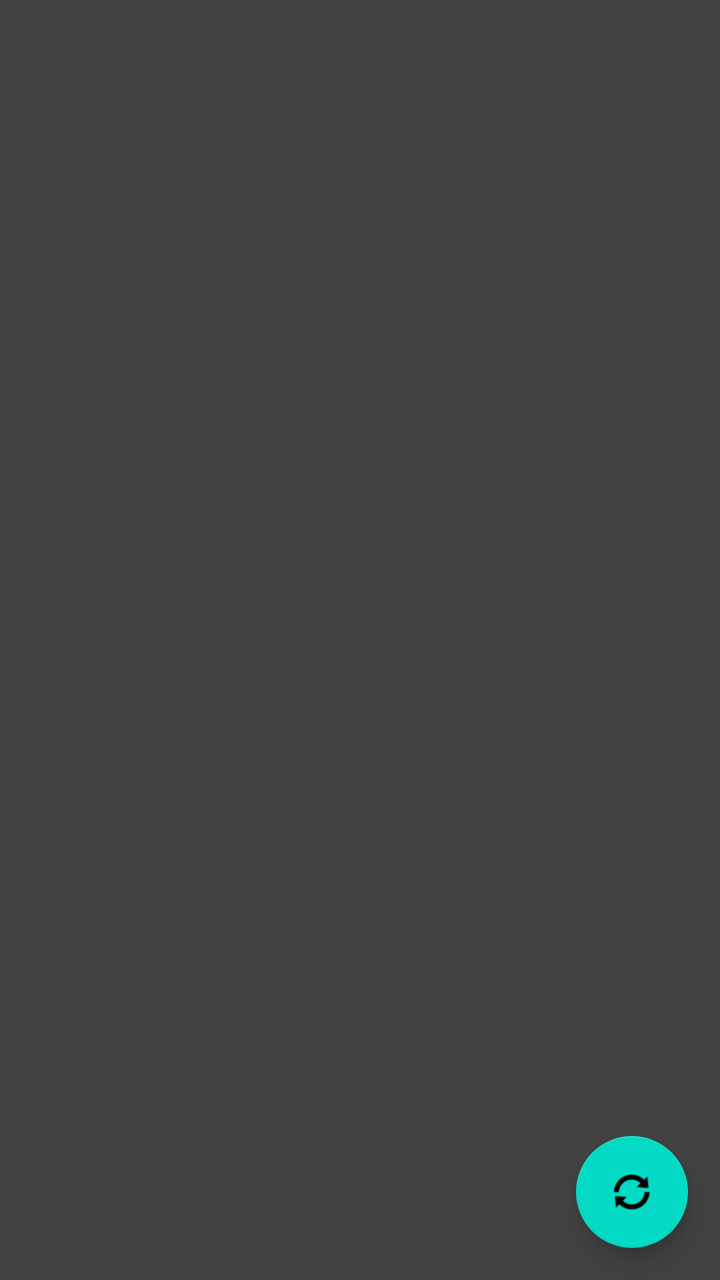
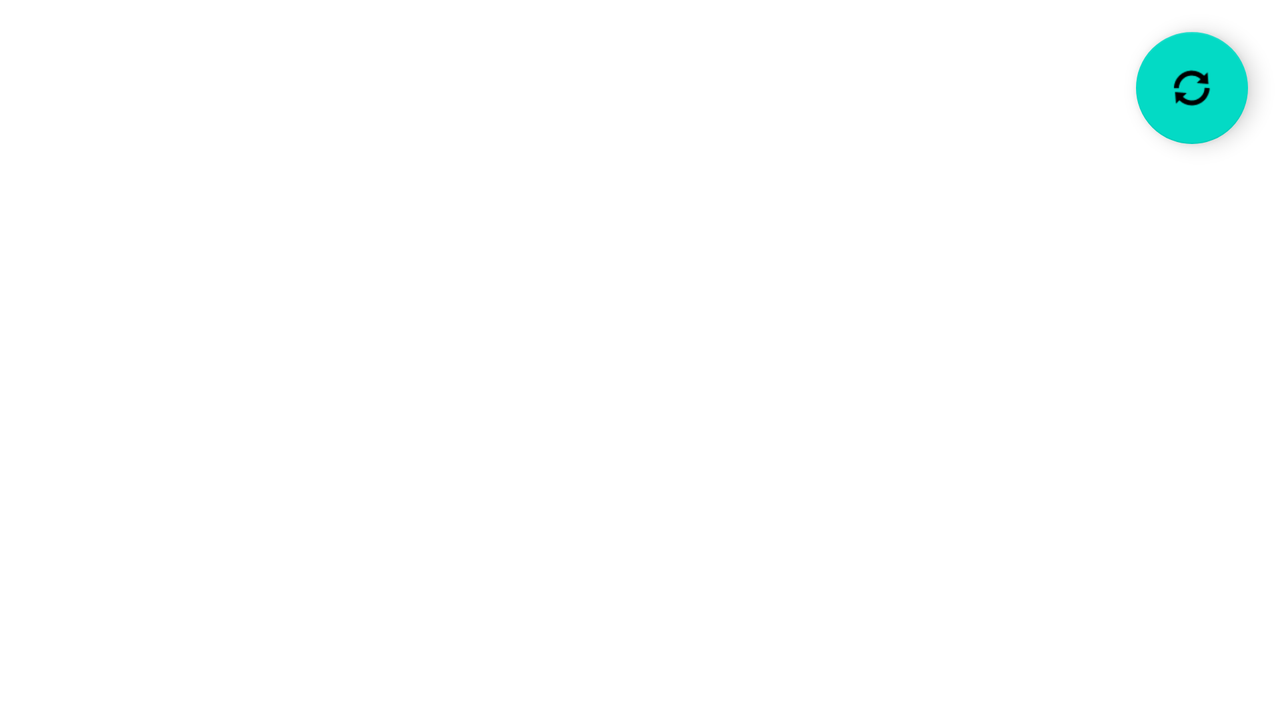

Two renders of one Android screen. The first uses the default layout on a phone; the second uses the alternative layout the repository ships for a different screen configuration, on a matching device. The two XML files are below.
<!-- AndroidManifest.xml: application theme Theme.AppTest3 -->
<!-- res/layout/activity_main.xml -->
<?xml version="1.0" encoding="utf-8"?>
<androidx.constraintlayout.widget.ConstraintLayout xmlns:android="http://schemas.android.com/apk/res/android"
    xmlns:app="http://schemas.android.com/apk/res-auto"
    xmlns:tools="http://schemas.android.com/tools"
    android:layout_width="match_parent"
    android:layout_height="match_parent"
    tools:context=".activities.MainActivity">

    <androidx.recyclerview.widget.RecyclerView
        android:id="@+id/recycler_list"
        android:layout_width="match_parent"
        android:layout_height="match_parent"
        app:layout_constraintBottom_toBottomOf="parent"
        app:layout_constraintEnd_toEndOf="parent"
        app:layout_constraintStart_toStartOf="parent"
        android:background="@color/cardview_dark_background"
        app:layout_constraintTop_toTopOf="parent" />

    <com.google.android.material.floatingactionbutton.FloatingActionButton
        android:id="@+id/fab_refressh"
        android:layout_width="wrap_content"
        android:layout_height="wrap_content"
        android:layout_marginEnd="16dp"
        android:layout_marginBottom="16dp"
        android:clickable="true"
        app:layout_constraintBottom_toBottomOf="@+id/recycler_list"
        app:layout_constraintEnd_toEndOf="@+id/recycler_list"
        app:srcCompat="@android:drawable/ic_popup_sync" />

</androidx.constraintlayout.widget.ConstraintLayout>
<!-- resources referenced by this layout -->
<resources>
  <style name="Theme.AppTest3" parent="Theme.MaterialComponents.DayNight.DarkActionBar">
          
          <item name="colorPrimary">@color/purple_500</item>
          <item name="colorPrimaryVariant">@color/purple_700</item>
          <item name="colorOnPrimary">@color/white</item>
          
          <item name="colorSecondary">@color/teal_200</item>
          <item name="colorSecondaryVariant">@color/teal_700</item>
          <item name="colorOnSecondary">@color/black</item>
          
          <item name="android:statusBarColor" tools:targetApi="l">?attr/colorPrimaryVariant</item>
          
      </style>
</resources>
<!-- res/layout-land/activity_main.xml (the author's variant of the layout above) -->
<!-- drawn on the phone turned sideways -->
<?xml version="1.0" encoding="utf-8"?>
<androidx.constraintlayout.widget.ConstraintLayout xmlns:android="http://schemas.android.com/apk/res/android"
    xmlns:app="http://schemas.android.com/apk/res-auto"
    xmlns:tools="http://schemas.android.com/tools"
    android:layout_width="match_parent"
    android:layout_height="match_parent"
    tools:context=".activities.MainActivity">

    <androidx.recyclerview.widget.RecyclerView
        android:id="@+id/recycler_list"
        android:layout_width="match_parent"
        android:layout_height="match_parent"
        app:layout_constraintBottom_toBottomOf="parent"
        app:layout_constraintEnd_toEndOf="parent"
        app:layout_constraintStart_toStartOf="parent"
        app:layout_constraintTop_toTopOf="parent" />

    <com.google.android.material.floatingactionbutton.FloatingActionButton
        android:id="@+id/fab_refressh"
        android:layout_width="wrap_content"
        android:layout_height="wrap_content"
        android:layout_marginTop="16dp"
        android:layout_marginEnd="16dp"
        android:clickable="true"
        app:layout_constraintEnd_toEndOf="@+id/recycler_list"
        app:layout_constraintTop_toTopOf="parent"
        app:srcCompat="@android:drawable/ic_popup_sync" />

</androidx.constraintlayout.widget.ConstraintLayout>
